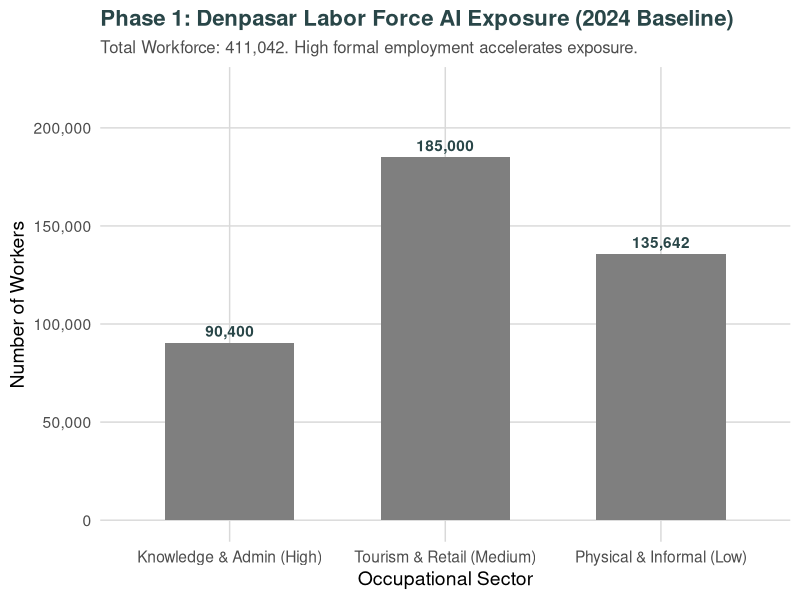
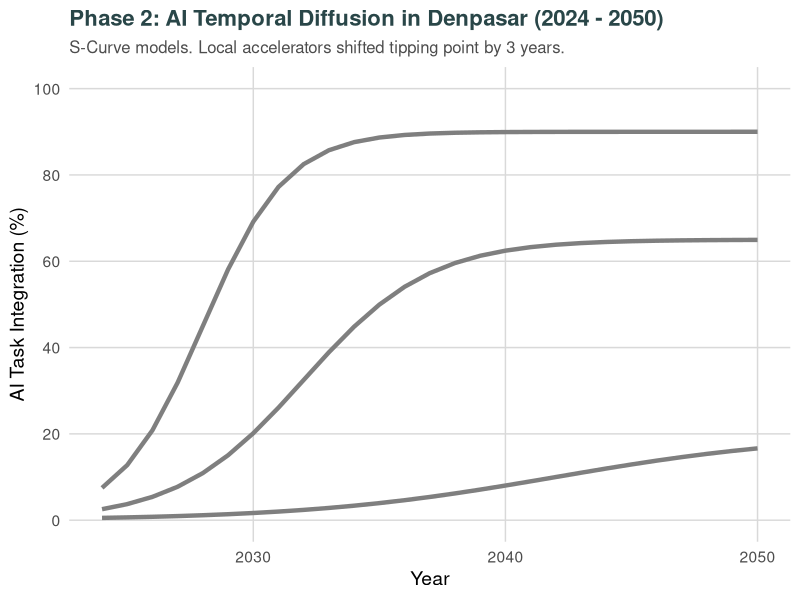
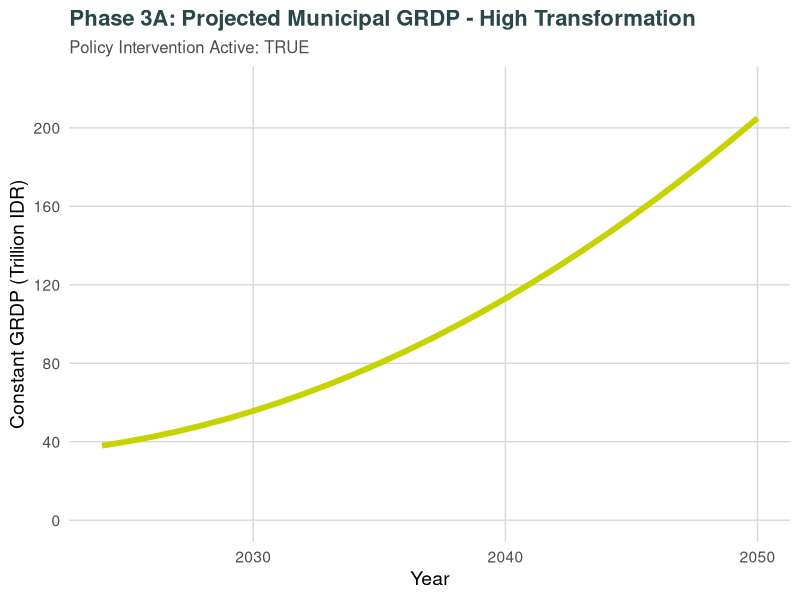
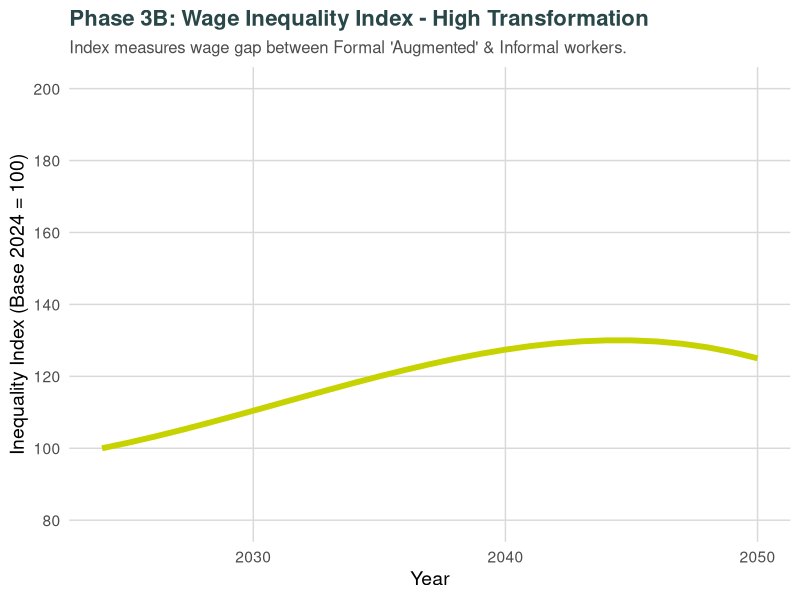
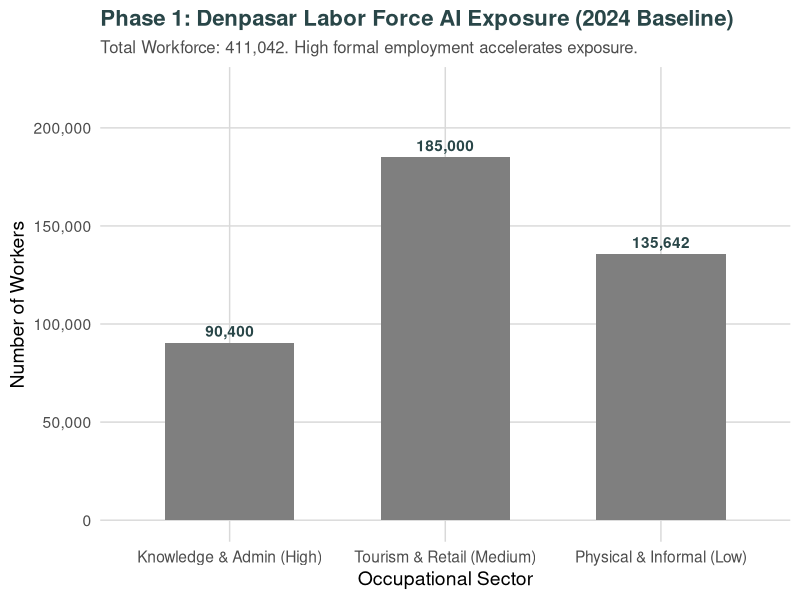
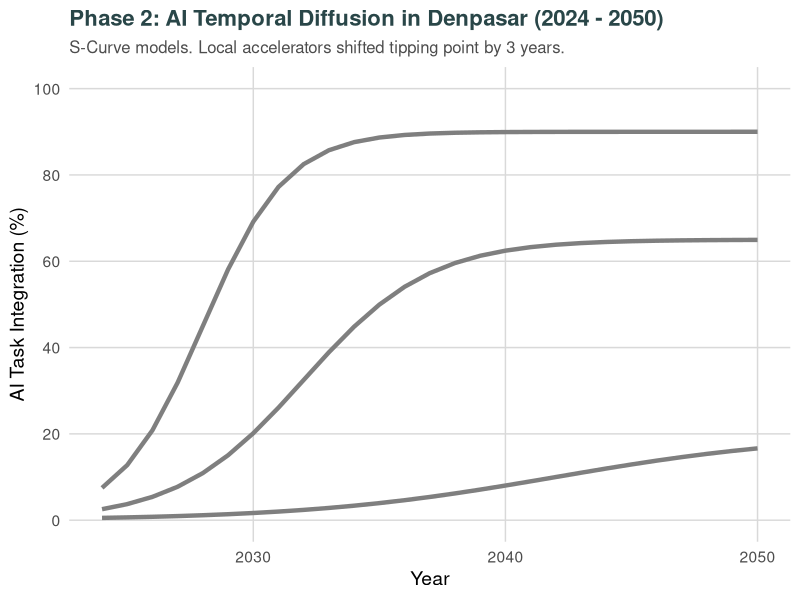
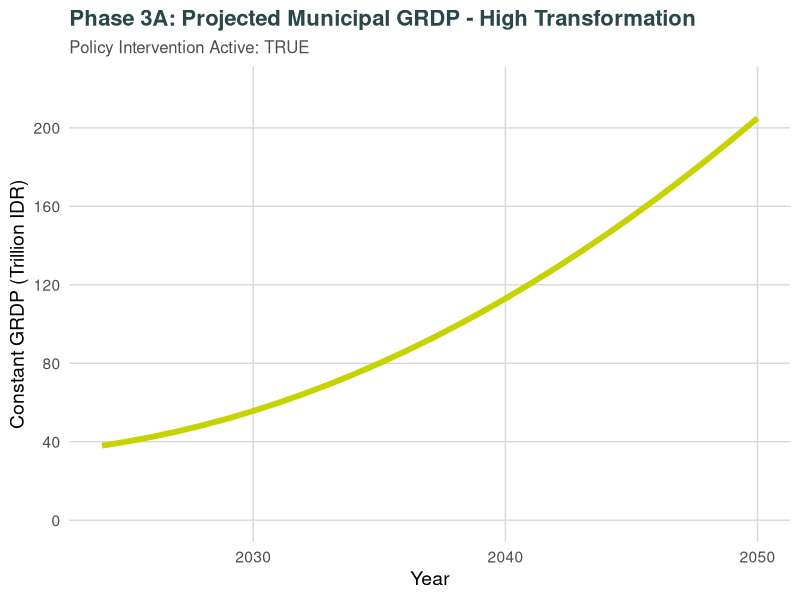
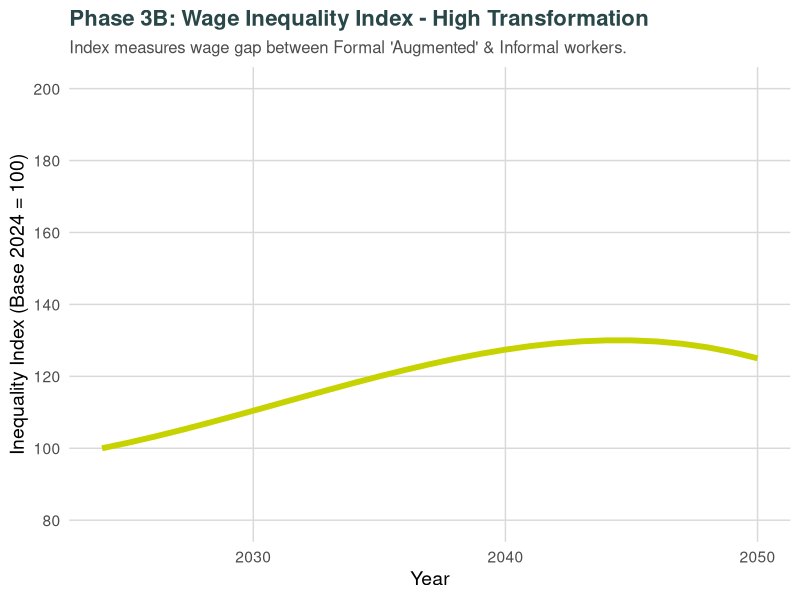

Write the R code that produced these figures, in order.
# ==============================================================================
# AI IMPACT ON KOTA DENPASAR: 2050 MACROECONOMIC PROJECTION MODEL
# ==============================================================================
# This script models the occupational exposure, temporal diffusion (S-Curves), 
# and macroeconomic impacts (GRDP & Inequality) of AI adoption in Denpasar.
# ==============================================================================

# Load required library
if (!require(ggplot2)) install.packages("ggplot2")
library(ggplot2)

# ==============================================================================
# 1. USER PARAMETERS (Adjust these to simulate different scenarios)
# ==============================================================================

# Select the Macroeconomic Scenario to plot for Phase 3
# Options: "Low Stagnation", "Historical Baseline", "High Transformation"
SELECTED_SCENARIO <- "High Transformation"

# Toggle the Aggressive Upskilling Policy (TRUE or FALSE)
# TRUE  = Limits wage inequality and slightly boosts GRDP
# FALSE = Allows market-driven inequality spikes (widening wage gap)
POLICY_ACTIVE <- TRUE

# S-Curve Acceleration Factor (Years)
# Represents local accelerators like Denpasar's blanket 5G or Gov AI pilots.
# E.g., setting to 3 shifts the tipping point for AI adoption 3 years earlier.
ACCELERATION_YEARS <- 3

# Required Color Palette
palette <- c(
  dark_teal = "#294648", 
  lime_green = "#9cbd1b", 
  olive_green = "#88b027", 
  dark_green = "#00883c", 
  mid_green = "#439f36", 
  bright_lime = "#bbc808", 
  strong_green = "#0d933a", 
  yellow_green = "#c7d301"
)

# Global theme for consistent, professional economic plots
eco_theme <- theme_minimal(base_size = 14) +
  theme(
    plot.title = element_text(face = "bold", color = palette["dark_teal"], size = 16),
    plot.subtitle = element_text(color = "gray30", size = 12),
    legend.position = "bottom",
    panel.grid.minor = element_blank(),
    panel.grid.major = element_line(color = "gray85", linewidth = 0.5)
  )

# ==============================================================================
# PHASE 1: EXPOSURE ASSESSMENT (Shift-Share & Task Exposure)
# ==============================================================================
# Baseline data: Denpasar's 411,042 workers split by AI exposure risk

cat("Executing Phase 1: Generating Occupational Exposure Data...\n")

phase1_data <- data.frame(
  Sector = factor(c("Knowledge & Admin (High)", "Tourism & Retail (Medium)", "Physical & Informal (Low)"),
                  levels = c("Knowledge & Admin (High)", "Tourism & Retail (Medium)", "Physical & Informal (Low)")),
  Workers = c(90400, 185000, 135642),
  Exposure_Type = c("Displacement Risk", "Augmentation Opportunity", "Shielded / Stagnant")
)

plot_phase1 <- ggplot(phase1_data, aes(x = Sector, y = Workers, fill = Sector)) +
  geom_bar(stat = "identity", width = 0.6) +
  geom_text(aes(label = scales::comma(Workers)), vjust = -0.5, fontface = "bold", color = palette["dark_teal"]) +
  scale_fill_manual(values = c(palette["dark_teal"], palette["dark_green"], palette["lime_green"])) +
  scale_y_continuous(labels = scales::comma, limits = c(0, 220000)) +
  labs(
    title = "Phase 1: Denpasar Labor Force AI Exposure (2024 Baseline)",
    subtitle = "Total Workforce: 411,042. High formal employment accelerates exposure.",
    x = "Occupational Sector", y = "Number of Workers"
  ) +
  eco_theme + theme(legend.position = "none")

# ==============================================================================
# PHASE 2: TEMPORAL DIFFUSION (S-CURVES)
# ==============================================================================
# Modeling the logistic growth (S-Curve) of AI adoption over time.
# Formula: Adoption = L / (1 + exp(-k * (t - t0)))
# L = Max adoption limit (%), k = steepness, t0 = tipping point year

cat("Executing Phase 2: Calculating Technological Diffusion S-Curves...\n")

# S-Curve Function
calc_scurve <- function(t, L, k, t0, accel) {
  t0_adjusted <- t0 - accel # Shift left if acceleration is applied
  return(L / (1 + exp(-k * (t - t0_adjusted))))
}

years <- 2024:2050

phase2_data <- data.frame(
  Year = rep(years, 3),
  Sector = rep(c("Knowledge & Admin", "Tourism & Retail", "Physical & Informal"), each = length(years))
)

# Apply S-Curve parameters for Denpasar
phase2_data$Adoption_Rate <- c(
  calc_scurve(years, L = 90, k = 0.6, t0 = 2031, accel = ACCELERATION_YEARS), # Fast, steep
  calc_scurve(years, L = 65, k = 0.4, t0 = 2035, accel = ACCELERATION_YEARS), # Moderate, early plateau
  calc_scurve(years, L = 20, k = 0.2, t0 = 2042, accel = 0)                   # Slow, friction-heavy
)

plot_phase2 <- ggplot(phase2_data, aes(x = Year, y = Adoption_Rate, color = Sector)) +
  geom_line(linewidth = 1.5) +
  scale_color_manual(values = c(palette["dark_teal"], palette["lime_green"], palette["dark_green"])) +
  scale_y_continuous(limits = c(0, 100), breaks = seq(0, 100, 20)) +
  labs(
    title = "Phase 2: AI Temporal Diffusion in Denpasar (2024 - 2050)",
    subtitle = paste("S-Curve models. Local accelerators shifted tipping point by", ACCELERATION_YEARS, "years."),
    x = "Year", y = "AI Task Integration (%)"
  ) +
  eco_theme

# ==============================================================================
# PHASE 3: MACROECONOMIC PROJECTION (GRDP & Inequality)
# ==============================================================================
# We use spline interpolation between key economic anchor points to generate 
# smooth, realistic macroeconomic curves through 2050.

cat("Executing Phase 3: Projecting Spatial & Macroeconomic Outcomes...\n")

# --- 3A. GRDP PROJECTION (Trillion IDR) ---
# Define anchor points for GRDP based on the selected scenario
if (SELECTED_SCENARIO == "Low Stagnation") {
  grdp_pts <- data.frame(x = c(2024, 2035, 2050), y = c(38, 56, 105))
  scen_color <- palette["lime_green"]
} else if (SELECTED_SCENARIO == "Historical Baseline") {
  grdp_pts <- data.frame(x = c(2024, 2035, 2050), y = c(38, 65, 135))
  scen_color <- palette["mid_green"]
} else { # High Transformation
  if (POLICY_ACTIVE) {
    grdp_pts <- data.frame(x = c(2024, 2035, 2050), y = c(38, 80, 205))
    scen_color <- palette["yellow_green"]
  } else {
    grdp_pts <- data.frame(x = c(2024, 2035, 2050), y = c(38, 75, 195))
    scen_color <- palette["dark_teal"]
  }
}

grdp_curve <- spline(grdp_pts$x, grdp_pts$y, xout = years)
phase3_grdp <- data.frame(Year = grdp_curve$x, GRDP = grdp_curve$y)

plot_phase3_grdp <- ggplot(phase3_grdp, aes(x = Year, y = GRDP)) +
  geom_line(color = scen_color, linewidth = 2) +
  scale_y_continuous(limits = c(0, 220), breaks = seq(0, 220, 40)) +
  labs(
    title = paste("Phase 3A: Projected Municipal GRDP -", SELECTED_SCENARIO),
    subtitle = paste("Policy Intervention Active:", POLICY_ACTIVE),
    x = "Year", y = "Constant GRDP (Trillion IDR)"
  ) +
  eco_theme

# --- 3B. WAGE INEQUALITY INDEX ---
# Baseline is 100. Higher number = greater wage gap between formal and informal.
if (SELECTED_SCENARIO == "Low Stagnation") {
  ineq_pts <- data.frame(x = c(2024, 2035, 2050), y = c(100, 105, 110))
  ineq_color <- palette["lime_green"]
} else if (SELECTED_SCENARIO == "Historical Baseline") {
  ineq_pts <- data.frame(x = c(2024, 2035, 2050), y = c(100, 115, 130))
  ineq_color <- palette["mid_green"]
} else { # High Transformation
  if (POLICY_ACTIVE) {
    # Policy controls the widening gap, bringing it back down
    ineq_pts <- data.frame(x = c(2024, 2035, 2045, 2050), y = c(100, 120, 130, 125))
    ineq_color <- palette["yellow_green"]
  } else {
    # No policy: Wage gap spikes severely as augmented workers outpace informal
    ineq_pts <- data.frame(x = c(2024, 2035, 2045, 2050), y = c(100, 140, 180, 175))
    ineq_color <- palette["dark_teal"]
  }
}

ineq_curve <- spline(ineq_pts$x, ineq_pts$y, xout = years)
phase3_ineq <- data.frame(Year = ineq_curve$x, Inequality = ineq_curve$y)

plot_phase3_ineq <- ggplot(phase3_ineq, aes(x = Year, y = Inequality)) +
  geom_line(color = ineq_color, linewidth = 2) +
  scale_y_continuous(limits = c(80, 200), breaks = seq(80, 200, 20)) +
  labs(
    title = paste("Phase 3B: Wage Inequality Index -", SELECTED_SCENARIO),
    subtitle = "Index measures wage gap between Formal 'Augmented' & Informal workers.",
    x = "Year", y = "Inequality Index (Base 2024 = 100)"
  ) +
  eco_theme

# ==============================================================================
# DISPLAY PLOTS
# ==============================================================================
# Print plots to the active graphics device
cat("\nGenerating Plots...\n")

print(plot_phase1)
# Sys.sleep(2) # Uncomment if you want pauses between plot generation

print(plot_phase2)

print(plot_phase3_grdp)

print(plot_phase3_ineq)

# Optional: To save the plots as high-resolution images, uncomment the lines below:
ggsave("img/Denpasar_Phase1_Exposure.png", plot_phase1, width = 8, height = 5, dpi = 300)
ggsave("img/Denpasar_Phase2_SCurves.png", plot_phase2, width = 8, height = 5, dpi = 300)
ggsave("img/Denpasar_Phase3_GRDP.png", plot_phase3_grdp, width = 8, height = 5, dpi = 300)
ggsave("img/Denpasar_Phase3_Inequality.png", plot_phase3_ineq, width = 8, height = 5, dpi = 300)

cat("Modeling complete. To test other outcomes, change the User Parameters at the top of the script.\n")
